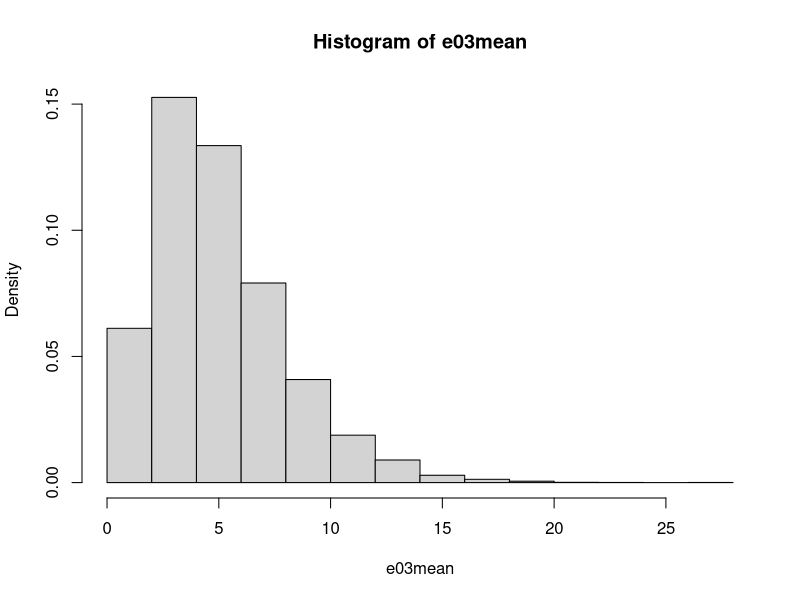
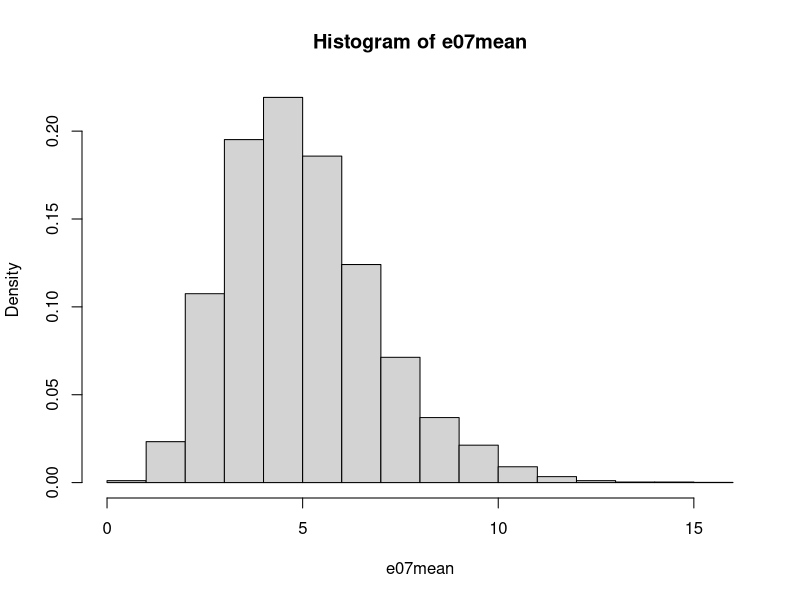
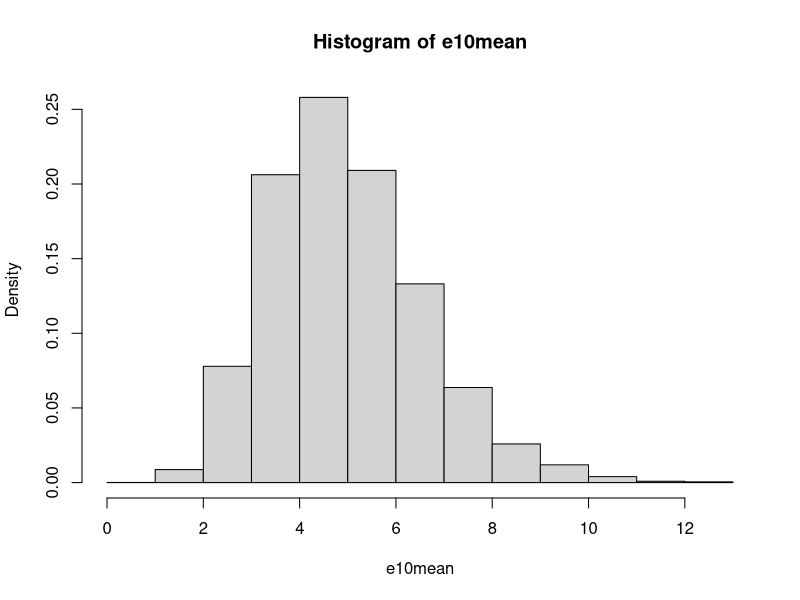
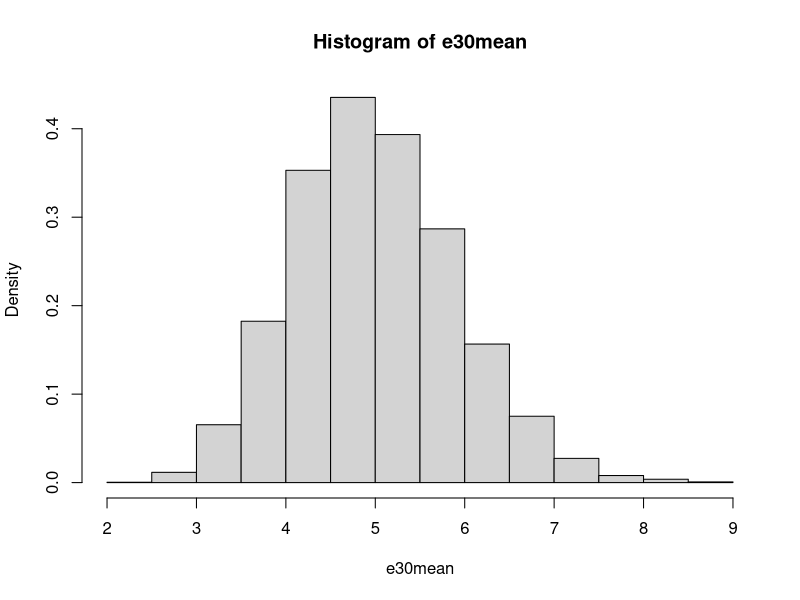
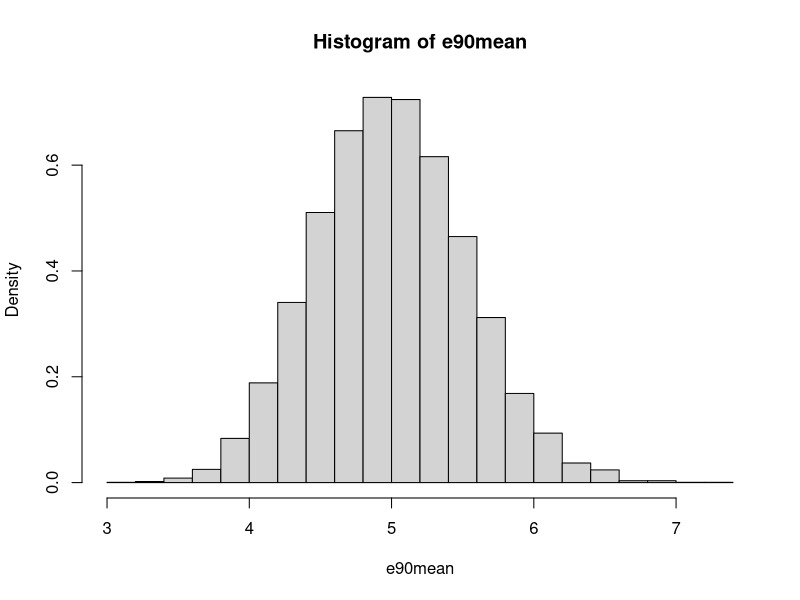
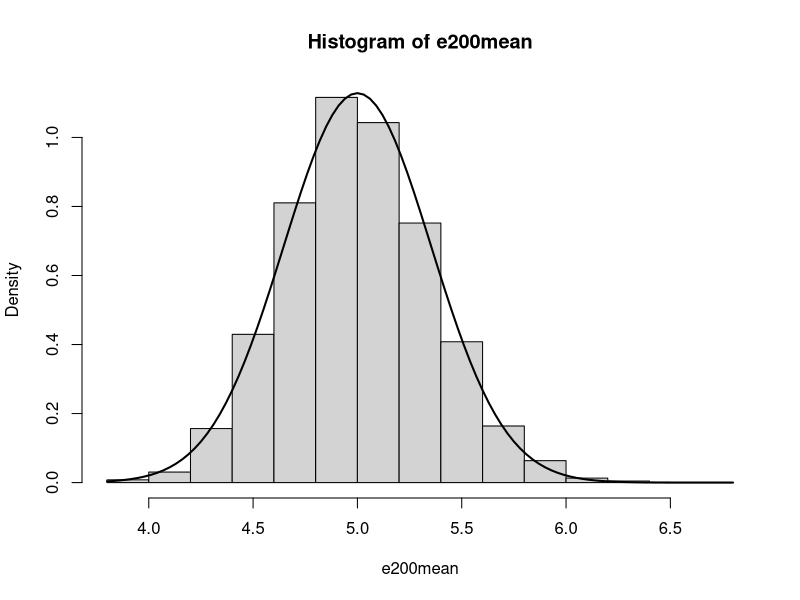

Here is the R script that generated these plots, in order:
e03mean<-replicate(10000, mean(rexp(3, 1/5)))
e07mean<-replicate(10000, mean(rexp(7, 1/5)))
e10mean<-replicate(10000, mean(rexp(10, 1/5)))
e30mean<-replicate(10000, mean(rexp(30, 1/5)))
e90mean<-replicate(10000, mean(rexp(90, 1/5)))
e200mean<-replicate(10000, mean(rexp(200, 1/5)))

hist(e03mean, prob=T)
hist(e07mean, prob=T)
hist(e10mean, prob=T)
hist(e30mean, prob=T)
hist(e90mean, prob=T)
hist(e200mean, prob=T)

curve(dnorm(x, 5, 5/sqrt(200)), add=T, lwd=2)